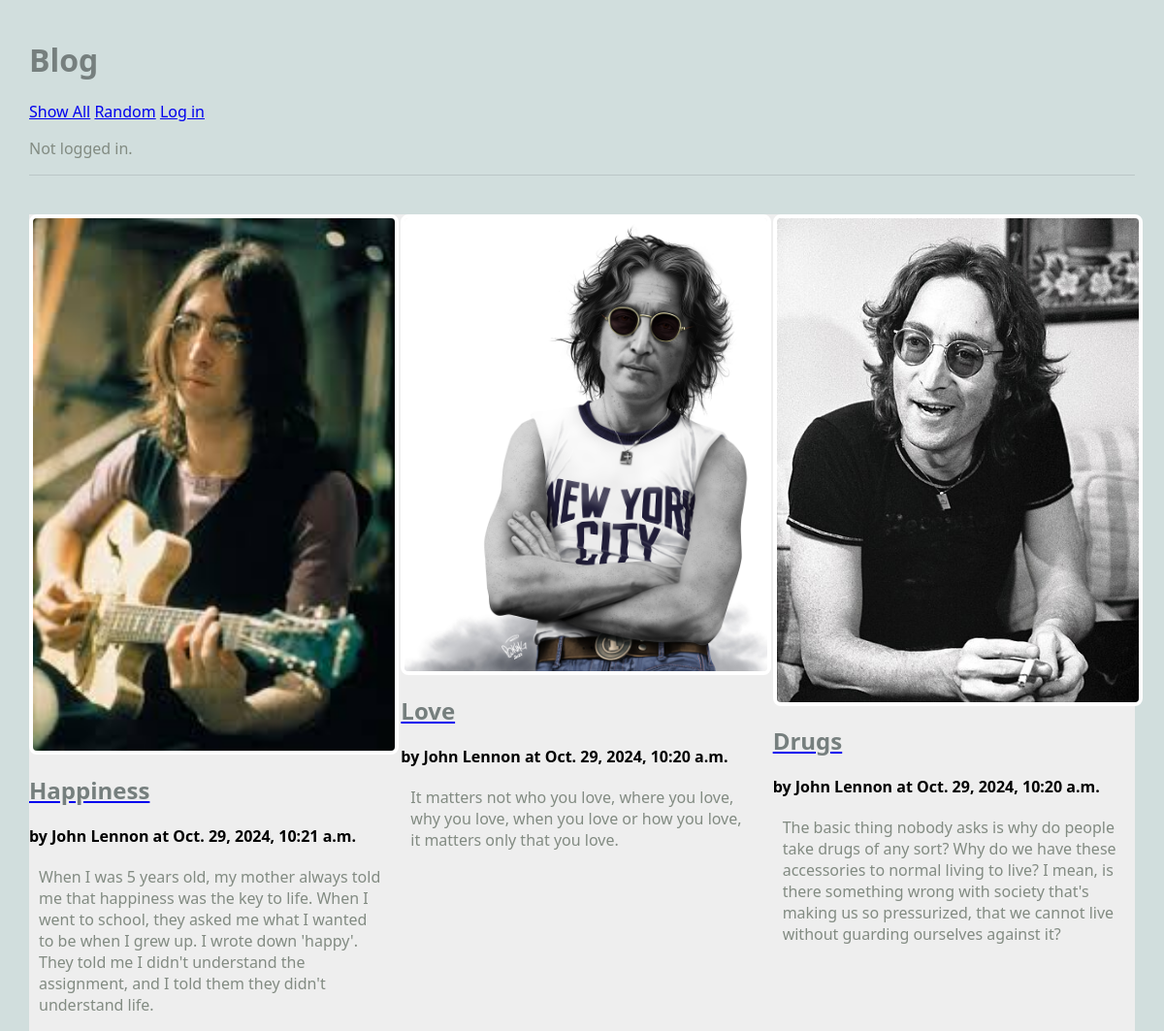
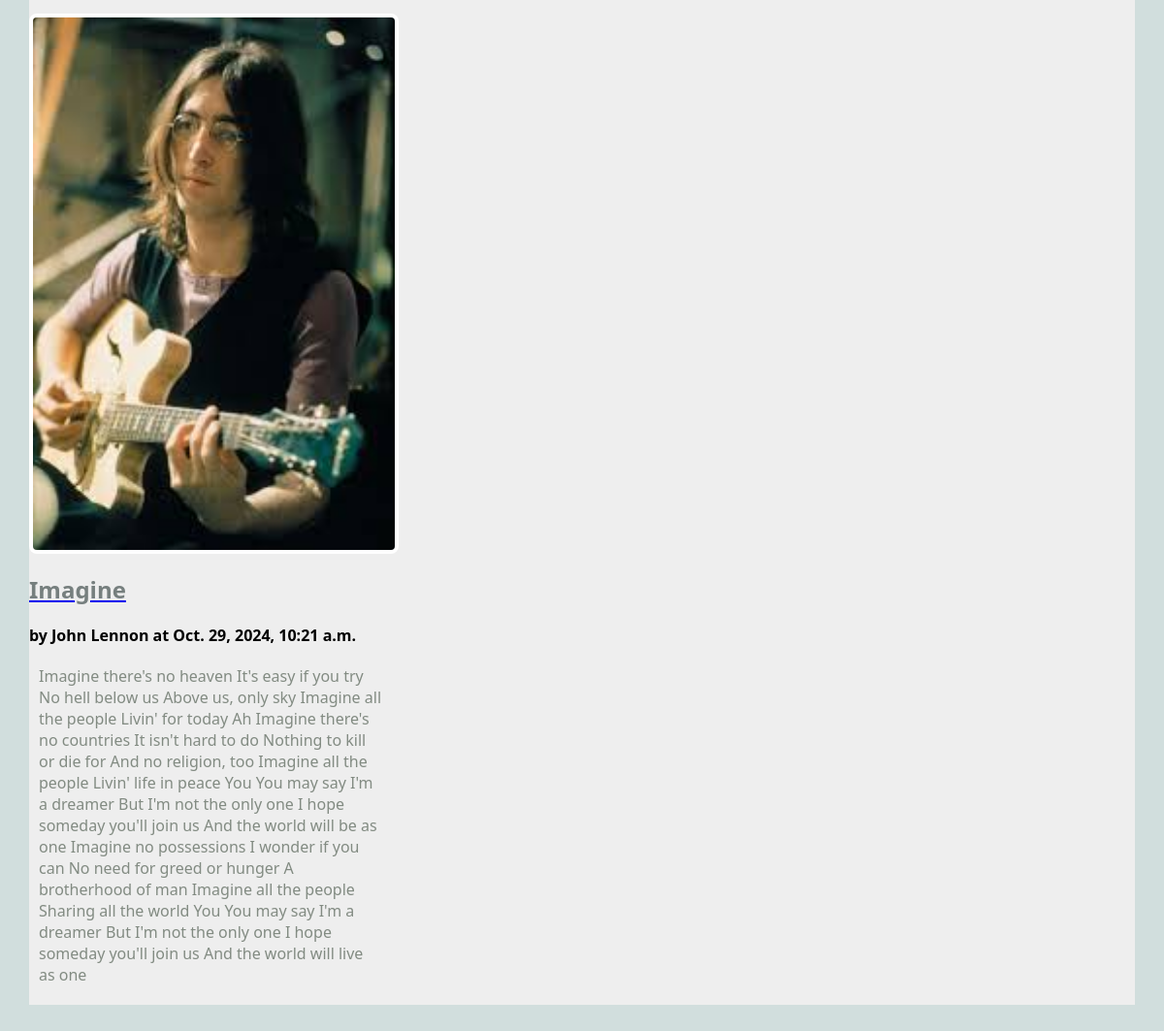
/blog/show_all, run on the app's committed database (2 pictures, top to bottom).
### blog/models.py (models this page shows, shortened)
class Article(models.Model):
  user = models.ForeignKey(User, on_delete=models.CASCADE)
  title = models.TextField(blank=False)
  author = models.TextField(blank=False)
  text = models.TextField(blank=False)
  published = models.DateTimeField(auto_now=True)
  image_file = models.ImageField(blank=True)

### blog/views.py (the view)
# urls.py: path('show_all', views.ShowAllView.as_view(), name='show_all'),
class ShowAllView(ListView):
  model = Article
  template_name = "blog/show_all.html"
  context_object_name = "articles"
  def dispatch(self, *args, **kwargs):
    print("self.request.user={self.request.user}")
    return super().dispatch(*args, **kwargs)

### blog/templates/blog/show_all.html (shortened to what this page needs)
{% extends 'blog/base.html' %}
{% block content %}
<main class="grid-container">
  {% for a in articles %}
  <article>
    {% if a.image_file.url%}
    <a href="{% url 'article' a.pk %}">
      {% if a.image_file.url %}
      <img src="{{a.image_file.url}}" alt="{{a.image_file.url}}" />
      {% else %} No Image Available {% endif %}
    </a>
    {% endif %}
    <div>
      <a href="{% url 'article' a.pk %}"> <h2>{{a.title}}</h2> </a>
      <strong>by {{a.author}} at {{a.published}}</strong>
      <p>{{a.text}}</p>
    </div>
  </article>
  {% endfor %}
</main>
{% endblock %}

### static/styles-blog.css (style rules this page uses)
body { margin: 30px; background: #d1dedd; font-family: "Segoe UI", Tahoma, Geneva, Verdana, sans-serif; }
h1, h2, h3 { color: #767f7e; }
p { color: #828b82; }
.grid-container { background: #eee; max-width: 900px; display: grid; grid-template-columns: repeat(3, 1fr); grid-gap: 10px; max-width: 1200px; margin: 20px auto; }
article img, article.featured img { width: 100%; border: 4px solid #fff; border-radius: 8px; }
article p, article h3 { margin: 20px 10px; }

### data on the page
Article: image_file (picture), title "Happiness", author "John Lennon", published "Oct. 29, 2024, 10:21 a.m.", text "When I was 5 years old, my mother always told me that happiness was the key to life. When I went to school, they asked me what I wanted to be when I grew up. I wrote down 'happy'. They told me I didn't understand the assignment, and I told them they didn't understand life."
Article: image_file (picture), title "Love", author "John Lennon", published "Oct. 29, 2024, 10:20 a.m.", text "It matters not who you love, where you love, why you love, when you love or how you love, it matters only that you love."
Article: image_file (picture), title "Drugs", author "John Lennon", published "Oct. 29, 2024, 10:20 a.m.", text "The basic thing nobody asks is why do people take drugs of any sort? Why do we have these accessories to normal living to live? I mean, is there something wrong with society that's making us so pressurized, that we cannot live without guarding ourselves against it?"
Article: image_file (picture), title "Imagine", author "John Lennon", published "Oct. 29, 2024, 10:21 a.m.", text "Imagine there's no heaven It's easy if you try No hell below us Above us, only sky Imagine all the people Livin' for today Ah Imagine there's no countries It isn't hard to do Nothing to kill or die for And no religion, too Imagine all the people Livin' life in peace You You may say I'm a dreamer But I'm not the only one I hope someday you'll join us And the world will be as one Imagine no possessions I wonder if you can No need for greed or hunger A brotherhood of man Imagine all the people Sharing all the world You You may say I'm a dreamer But I'm not the only one I hope someday you'll join us And the world will live as one"
